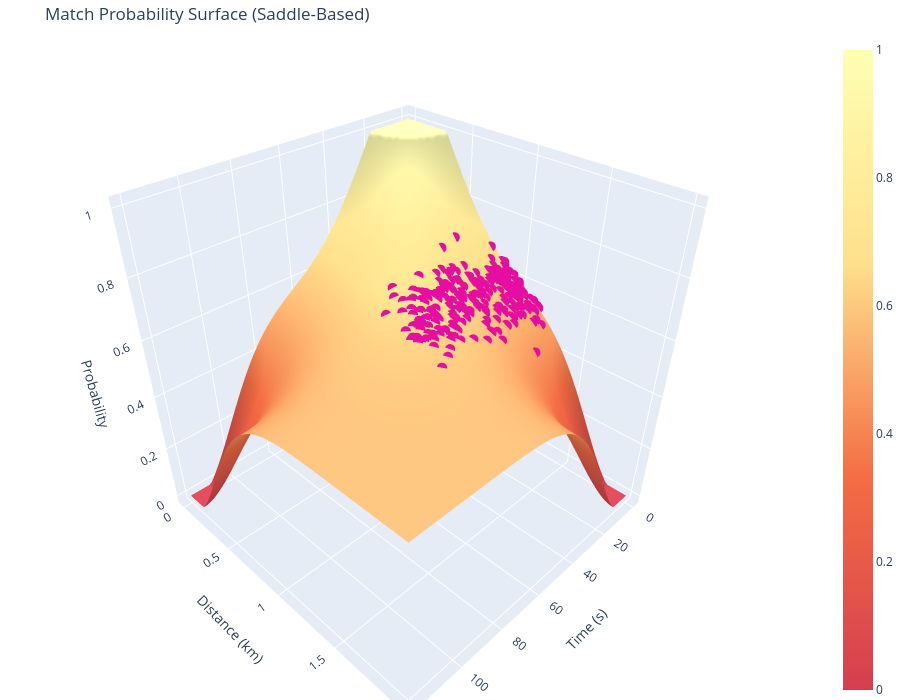

Source (notebook cell):
### Markdown cell above
### __Plot distribution of match observations (with real data points)__

### Code cell
test_set = pd.read_pickle("../data/processed/test_data/test_set.pkl")
plot_empirical_match_distribution(test_set)

### Figure 1 — Plotly figure (JSON) as saved in the notebook; plotly's stock layout.template omitted (floating-point values rounded to 4 significant figures; data arrays with more than 128 entries replaced by an {"elided": "..."} marker saying what was removed)
{"data": [{"colorscale": [[0, "#d53e4f"], [0.3333, "#f46d43"], [0.6667, "#fee08b"], [1, "#feffb2"]], "showscale": true, "type": "surface", "x": {"elided": "100x100 float values"}, "y": {"elided": "100x100 float values"}, "z": {"elided": "100x100 float values"}}, {"marker": {"color": "#e50da2", "size": 6}, "mode": "markers+text", "name": "AIS & RF Match", "type": "scatter3d", "x": {"elided": "299 float values"}, "y": {"elided": "299 float values"}, "z": {"elided": "299 float values"}}], "layout": {"height": 700, "margin": {"b": 0, "l": 0, "r": 0, "t": 40}, "scene": {"xaxis": {"title": {"text": "Time (s)"}}, "yaxis": {"title": {"text": "Distance (km)"}}, "zaxis": {"title": {"text": "Probability"}}}, "title": {"text": "Match Probability Surface (Saddle-Based)"}, "width": 900}}
